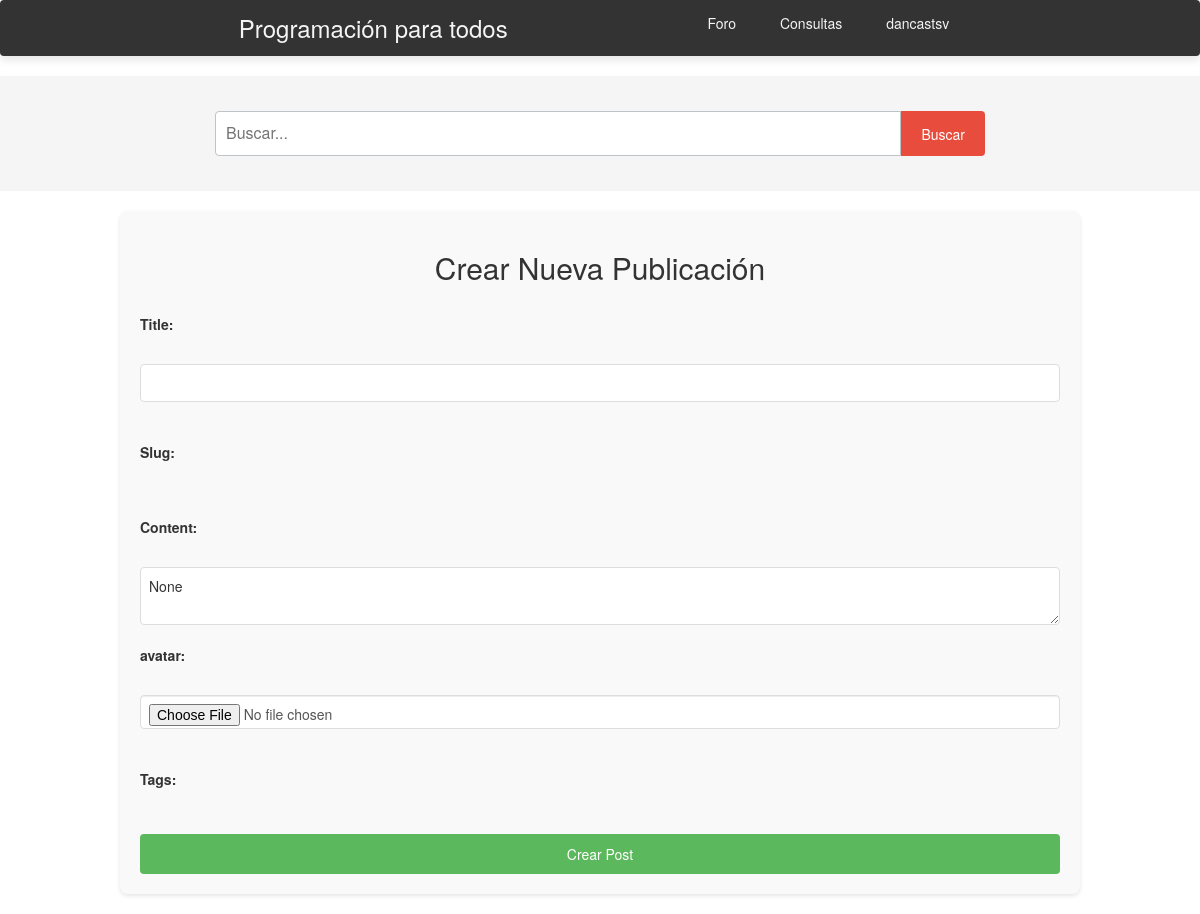
Page /newpost (signed in) on the earlier database version.
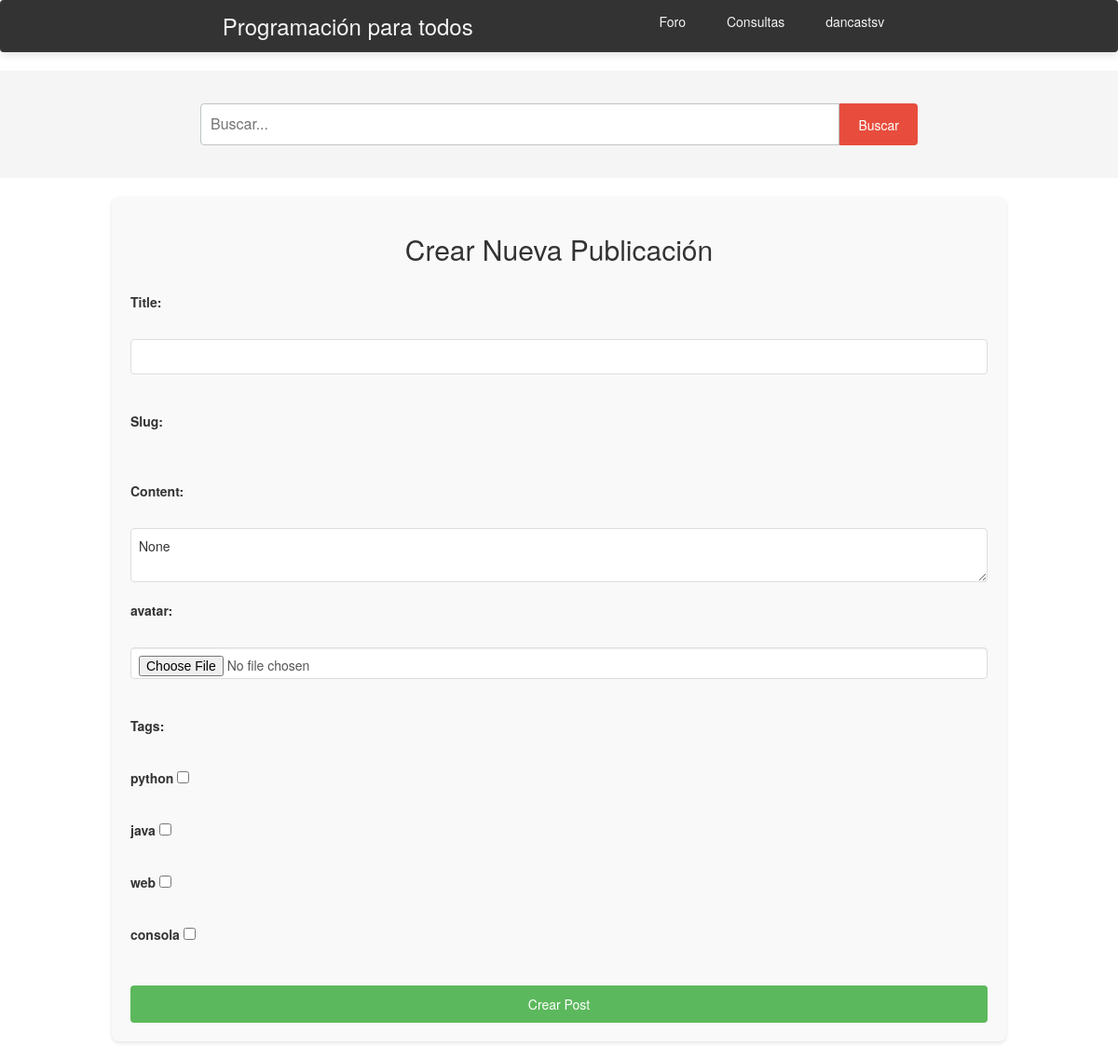
Same page on the later database version.
### forum/models.py (models this page shows)
class Tag(models.Model):
    name = models.CharField(max_length=50, unique=True)
    def __str__(self):
        return self.name

### forum/views.py (the view)
# urls.py: path('newpost', views.create_post, name='create_post'),
@login_required
def create_post(request):
    if request.method == 'POST':
        form = PostForm(request.POST, request.FILES)
        if form.is_valid():
            post = form.save(commit=False)
            post.author = request.user
            post.save()
            form.save_m2m()
            return redirect('post_details', pk=post.pk)
    else:
        form = PostForm()
    return render(request, 'newpost.html', {'form': form})

### forum/forms.py (shortened to what this page needs)
class PostForm(forms.ModelForm):
    title = forms.CharField(max_length=100)
    slug = forms.SlugField(widget=forms.HiddenInput())
    content = forms.CharField(widget=CKEditorWidget())
    image = forms.ImageField(label= "avatar",required=False,widget=forms.FileInput(attrs={'class':'form-control'}))  # Campo de imagen opcional
    tags = forms.ModelMultipleChoiceField(
        queryset=Tag.objects.all(),
        widget=forms.CheckboxSelectMultiple,
        required=False
    )
    class Meta:
        model = Post
        fields = ['title', 'slug', 'content', 'image', 'tags']

### forum/templates/newpost.html (shortened to what this page needs)
{% extends "base.html" %}
{% load static %}
{% block content %}
  <link rel="stylesheet" href="{% static 'css/post.css' %}">
  <link href="https://stackpath.bootstrapcdn.com/bootstrap/3.4.1/css/bootstrap.min.css" rel="stylesheet">
  <div class="post-form">
    <h2>Crear Nueva Publicación</h2>
    <form method="post" enctype="multipart/form-data">
        {{ form.title.label_tag }}<br>
        {{ form.title }}<br>
        {{ form.slug.label_tag }}<br>
        {{ form.slug }}<br>
        {{ form.content.label_tag }}<br>
        <textarea id="editor" name="content">{{ form.content.value }}</textarea>
        {{ form.image.label_tag }}<br>
        {{ form.image }}<br>
{{ form.tags.label_tag }}<br>
{% for tag in form.tags %}
  <label>
    {{ tag.choice_label }}
    {{ tag.tag }}
  </label><br>
{% endfor %}
        <button type="submit">Crear Post</button>
    </form>
</div>
{% endblock content %}

Differences in the rows shown:
added Tag: choice_label "python"
added Tag: choice_label "java"
added Tag: choice_label "web"
added Tag: choice_label "consola"
